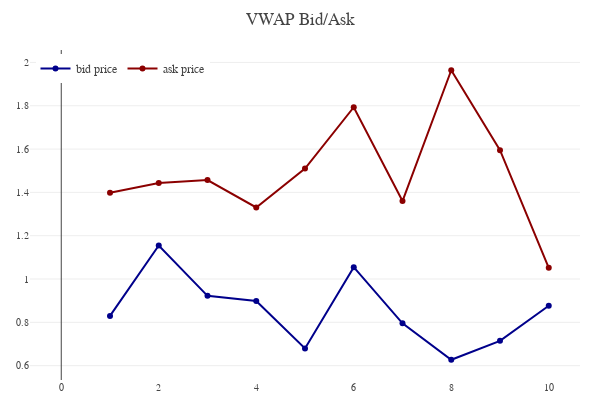

Source (notebook cell):
### Code cell
model.bank_details.price_plot()

### Figure 1 — Plotly figure (JSON) as saved in the notebook; plotly's stock layout.template omitted (floating-point values rounded to 4 significant figures)
{"data": [{"line": {"color": "darkblue"}, "name": "bid price", "type": "scatter", "y": [null, 0.8297, 1.155, 0.9223, 0.8981, 0.6795, 1.055, 0.7956, 0.6272, 0.7146, 0.8766]}, {"line": {"color": "darkred"}, "name": "ask price", "type": "scatter", "y": [null, 1.399, 1.444, 1.457, 1.331, 1.51, 1.793, 1.36, 1.964, 1.595, 1.052]}], "layout": {"height": 400, "hovermode": "closest", "legend": {"orientation": "h", "x": 0.01, "xanchor": "left", "y": 0.9, "yanchor": "bottom"}, "margin": {"b": 20, "l": 30, "r": 20, "t": 50}, "showlegend": true, "title": {"text": "VWAP Bid/Ask"}, "width": 600, "xaxis": {"anchor": "y", "domain": [0, 1], "showgrid": false, "tickfont": {"size": 10}}, "yaxis": {"anchor": "x", "domain": [0, 1], "side": "left", "tickfont": {"size": 10}}}}
